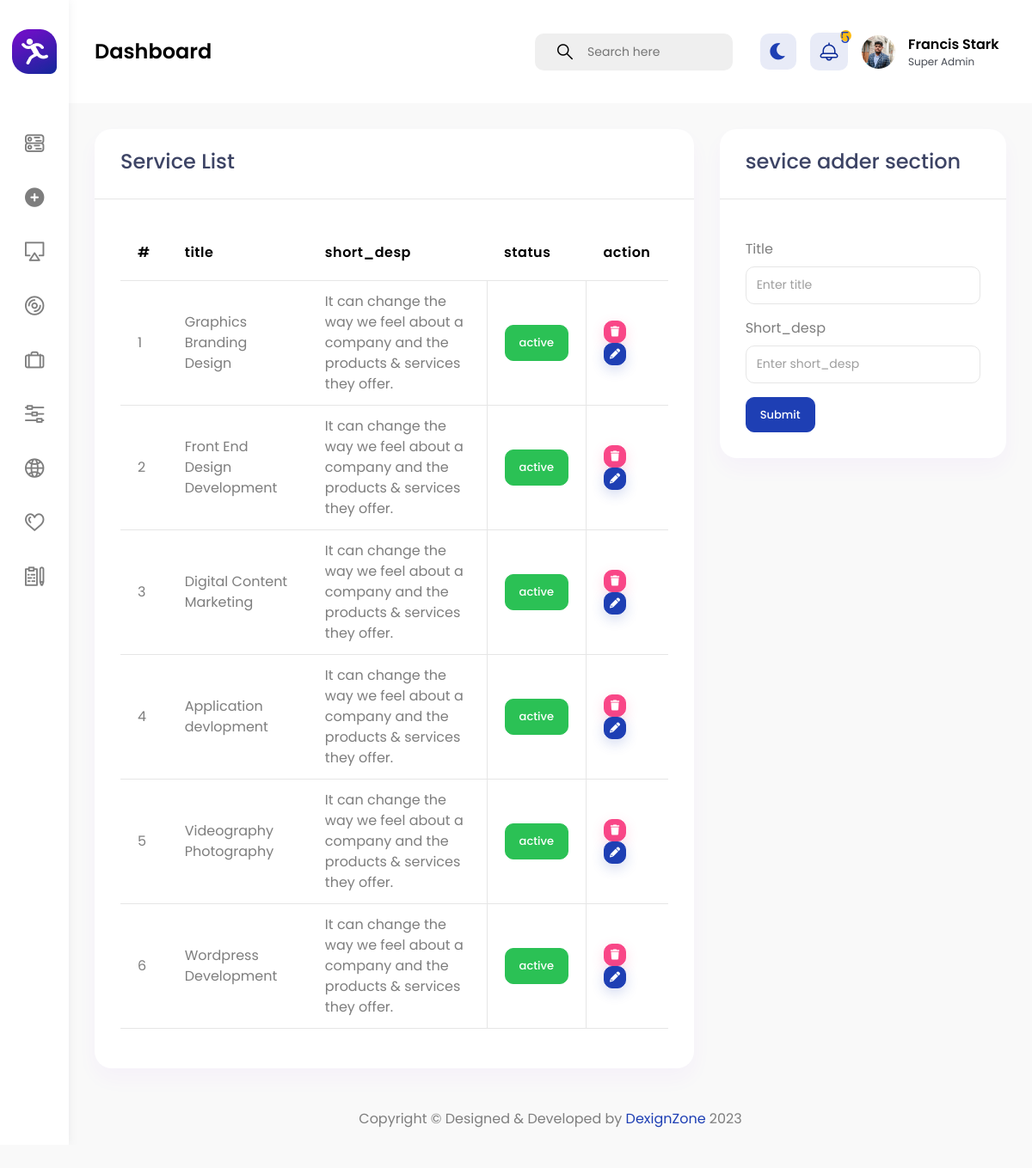
/services/service.php (signed in), run on the app's committed database.
### tables this page shows
CREATE TABLE `users` (
  `id` int NOT NULL,
  `role` int DEFAULT NULL,
  `name` varchar(100) NOT NULL,
  `email` varchar(100) NOT NULL,
  `number` int NOT NULL,
  `gender` varchar(100) NOT NULL,
  `address` text NOT NULL,
  `country` varchar(100) NOT NULL,
  `hobbie` varchar(100) DEFAULT NULL,
  `password` varchar(100) NOT NULL,
  `user_photo` varchar(100) DEFAULT NULL
);

CREATE TABLE `services` (
  `id` int NOT NULL,
  `title` varchar(100) NOT NULL,
  `short_desp` varchar(100) NOT NULL,
  `status` varchar(100) DEFAULT 'deactive'
);

### services/service.php (the view, shortened to what this page needs)
<?php
require '../admin_page/header.php';
require '../database/db_connect.php';
$select = "SELECT * FROM services ";
$select_res = mysqli_query($db_connect,$select);
?>
<div class="row">
    <div class="col-lg-8">
        <div class="card">
            <div class="card-header">
                <h3>Service List</h3>
            </div>
            <div class="card-body">
                <table class="table">
                    <thead>
                        <tr>
                        <th scope="col">#</th>
                        <th scope="col">title</th>
                        <th scope="col">short_desp</th>
                        <th scope="col">status</th>
                        <th scope="col">action</th>
                        </tr>
                    </thead>
                    <tbody>
                        <?php foreach ($select_res as $i=> $service) : ?>
                        <tr>
                            <td><?=$i+1?></td>
                            <td><?=$service['title']?></td>
                            <td><?=$service['short_desp']?></td>
                            <td class="alert">
                                <?php if($service['status']=='active'){ ?>
                                    <a href="service_post.php?id=<?=$service['id']?>"  class="btn btn-success"><?=$service['status']?></a>
                                <?php } else{?>
                                    <a href="service_post.php?id=<?=$service['id']?>" class="btn btn-primary"><?=$service['status']?></a>
                                <?php }?>
                            </td>
                            <td>
                                <a href="service_post.php?id-1=<?=$service['id']?>" class="btn btn-danger shadow btn-xs sharp mr-1"><i class="fa fa-trash"></i></a>
                                <button type="submit" class="btn btn-primary shadow btn-xs sharp mr-1" data-bs-toggle="modal" data-bs-target="#exampleModal<?=$service['id']?>"><i class="fa fa-pencil"></i></button>
                            </td>
                        </tr>
                        <?php endforeach; ?>
                    </tbody>
                </table>
            </div>
        </div>
    </div>
    <div class="col-lg-4">
        <div class="card">
            <div class="card-header"><h3>sevice adder section</h3></div>
            <div class="card-body">
                <form action="service_post.php" method="POST">
                    <div class="mt-3">
                        <label for="title" class="label-control">Title</label>
                        <input type="text" placeholder="Enter title" name="title" class="form-control"/>
                    </div>
                    <div class="mt-3">
                        <label for="short_desp" class="label-control">Short_desp</label>
                        <input type="text" placeholder="Enter short_desp" name="short_desp" class="form-control"/>
                    </div>
                    <div class="mt-3">
                        <button type="submit" class="btn btn-primary" name="btn-1">Submit</button>
                    </div>
                </form>
            </div>
        </div>
    </div>
</div>
<?php
require '../admin_page/footer.php';
?>

### admin_page/header.php (shortened to what this page needs)
<?php
$loged_id = $_SESSION["loged_id"];
require '../database/db_connect.php';
$select_user = "SELECT * FROM users WHERE id= '$loged_id'";
$select_id_res = mysqli_query($db_connect,$select_user);
$select_id_assoc = mysqli_fetch_assoc($select_id_res);
$message_count = "SELECT COUNT(*) as total FROM messages WHERE status='deactive'";
$message_res_count = mysqli_query($db_connect,$message_count);
$sfter_assooc_count = mysqli_fetch_assoc($message_res_count);
?>
<!DOCTYPE html>
<html lang="en">
<head>
                    <link href="/sage/admin_page/vendor/chartist/css/chartist.min.css" rel="stylesheet" type="text/css"/>
                    <link href="/sage/admin_page/vendor/owl-carousel/owl.carousel.css" rel="stylesheet" type="text/css"/>
                    <link href="/sage/admin_page/vendor/bootstrap-select/css/bootstrap-select.min.css" rel="stylesheet" type="text/css"/>
                    <link href="/sage/admin_page/css/style.css" rel="stylesheet" type="text/css"/>
</head>
<body>
    <div id="main-wrapper">
        <div class="nav-header">
            <a href="index.html" class="brand-logo" aria-label="Gymove">
                <img class="logo-abbr" src="/SAGE/admin_page/images/logo.png" alt="">
            </a>
        </div>
<header class="header">
	<div class="header-content">
		<nav class="navbar navbar-expand">
			<div class="collapse navbar-collapse justify-content-between">
				<div class="header-left">
					<div class="dashboard_bar">
						Dashboard
					</div>
				</div>
				<ul class="navbar-nav header-right">
					<li class="nav-item">
						<form>
						<input type="hidden" name="_token" value="xFLqzqVT4MkdNcHgZHsrg31HVOv7i2yyXenRGlt8">							<div class="input-group search-area d-lg-inline-flex d-none me-3">
							  <span class="input-group-text" id="header-search">
									<button class="bg-transparent border-0" type="button" aria-label="header-search">
										<i class="flaticon-381-search-2"></i>
									</button>
							  </span>
							  <input type="text" class="form-control" placeholder="Search here" aria-label="Username" aria-describedby="header-search">
							</div>
						</form>
					</li>
					<li class="nav-item dropdown notification_dropdown">
						<a class="nav-link bell dz-theme-mode" href="javascript:void(0);" aria-label="theme-mode">
							<i id="icon-dark" class="fas fa-moon"></i>
						</a>
					</li>
					<li class="nav-item dropdown notification_dropdown">
						<a class="nav-link  ai-icon" href="javascript:void(0)" aria-label="bell" role="button" data-bs-toggle="dropdown">
							<div class="pulse-css"><?=($sfter_assooc_count['total'] <=9)?$sfter_assooc_count['total']:'9+'?></div>
						</a>
					</li>
					<li class="nav-item dropdown header-profile">
						<a class="nav-link" href="javascript:void(0)" role="button" data-bs-toggle="dropdown">
							<?php if($select_id_assoc['user_photo'] != null){ ?>
								<img src="/sage/upload/user_image/<?=$select_id_assoc['user_photo']?>"/>
							<?php }
							else{ ?>
								<img src="/SAGE/admin_page/images/profile/17.jpg" width="20" alt="">
							<?php } ?>
							<div class="header-info">
								<span class="text-black"><strong><?=$select_id_assoc['name']?></strong></span>
								<p class="fs-12 mb-0">Super Admin</p>
							</div>
						</a>
					</li>
				</ul>
			</div>
		</nav>
	</div>
</header>
        <div class="deznav">
	<div class="deznav-scroll">
		<ul class="metismenu" id="menu">
			<li><a class="has-arrow ai-icon" href="../admin_page/admin.php">
					<i class="flaticon-381-networking"></i>
				</a>
			</li>
			<li><a class="has-arrow ai-icon" href="../expertise/skills_add.php">
					<i class="fa fa-plus-circle" aria-hidden="true"></i>
				</a>
			</li>
			<li><a class="has-arrow ai-icon" href="../user/user_list.php">
					<i class="flaticon-381-television"></i>
				</a>
			</li>
			<li><a class="has-arrow ai-icon" href="/sage/logo/logo.php" aria-expanded="false">
					<i class="flaticon-381-compact-disc-1"></i>
				</a>
			</li>
			<li><a class="has-arrow ai-icon" href="/sage/about/about.php">
					<i class="flaticon-381-briefcase"></i>
				</a>
			</li>
			<li><a class="has-arrow ai-icon" href="/sage/Services/service.php">
					<i class="flaticon-381-controls-3"></i>
				</a>
			</li>
			<li><a class="has-arrow ai-icon" href="/sage/protfolio/protfolio.php">
					<i class="flaticon-381-internet"></i>
				</a>
			</li>
			<li><a class="has-arrow ai-icon" href="/sage/team/add_team.php">
					<i class="flaticon-381-heart"></i>
				</a>
			</li>
			<li><a class="has-arrow ai-icon" href="/sage/message/message.php">
					<i class="flaticon-381-notepad"></i>
				</a>
			</li>
		</ul>
	</div>
</div>
<div class="content-body">
	<div class="container-fluid">

### admin_page/header.php (style rules this page uses)
.card { height: auto!important; }

### data on the page
users: user_photo (picture), name "Francis Stark"
services: title "Graphics Branding Design", short_desp "It can change the way we feel about a company and the products & services they offer.", status "active"
services: title "Front End Design Development", short_desp "It can change the way we feel about a company and the products & services they offer.", status "active"
services: title "Digital Content Marketing", short_desp "It can change the way we feel about a company and the products & services they offer.", status "active"
services: title "Application devlopment", short_desp "It can change the way we feel about a company and the products & services they offer.", status "active"
services: title "Videography Photography", short_desp "It can change the way we feel about a company and the products & services they offer.", status "active"
services: title "Wordpress Development", short_desp "It can change the way we feel about a company and the products & services they offer.", status "active"

### other printed values
$sfter_assooc_count['total'] "5"
